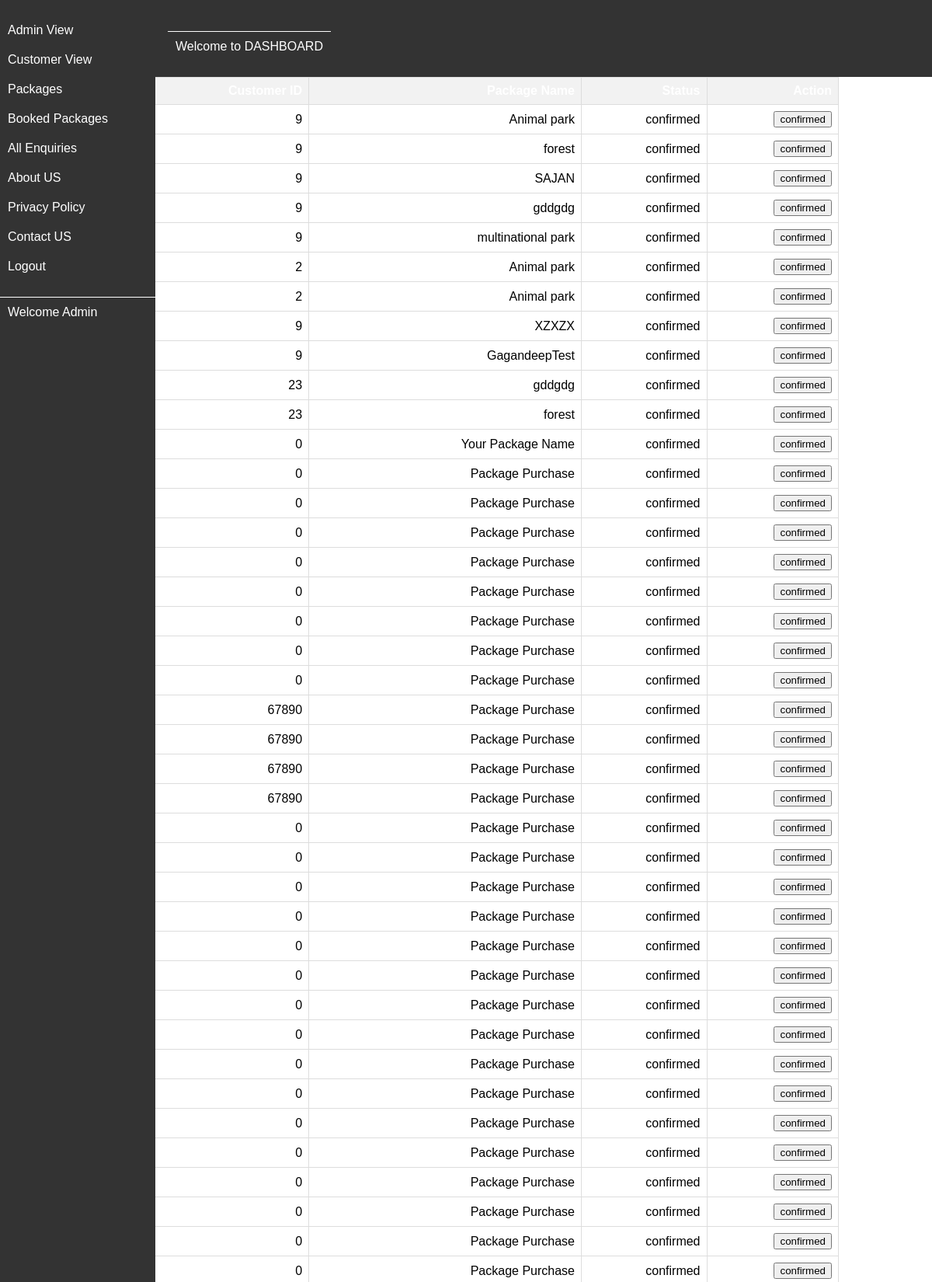
The app's page /admin-data.php (signed in, upper part) with its own data.
### tables this page shows
CREATE TABLE `transaction` (
  `packageid` int(11) NOT NULL,
  `packagename` varchar(100) NOT NULL,
  `packageprice` varchar(100) NOT NULL,
  `customerid` int(11) NOT NULL,
  `status` varchar(50) NOT NULL,
  `id` int(11) NOT NULL,
  `Firstname` varchar(100) NOT NULL,
  `Lastname` varchar(100) NOT NULL,
  `Country` varchar(100) NOT NULL,
  `Address` varchar(100) NOT NULL,
  `City` varchar(100) NOT NULL,
  `State` varchar(100) NOT NULL,
  `Zipcode` varchar(100) NOT NULL,
  `Email` varchar(100) NOT NULL,
  `phone` varchar(100) NOT NULL,
  `orderid` varchar(200) NOT NULL,
  `payerid` varchar(200) NOT NULL,
  `paymentid` varchar(50) NOT NULL,
  `Enquiry` varchar(200) NOT NULL,
  `Note` varchar(200) NOT NULL
);

### admin-data.php (the view, shortened to what this page needs)
<?php
include('config.php');
include('Admin-Header.php');
include('Admin-sidebar.php');
$sql = "SELECT * FROM `transaction`";
$result = $conn->query($sql);
if ($result->num_rows > 0) {
    echo "<table>";
    echo "<tr>
    <th>Package ID</th>
    <th>Customer ID</th>
    <th>Package Name</th>
    <th>Status</th>
    <th>Action</th>
    </tr>";
    while($row = $result->fetch_assoc()) {
        echo "<tr>";
        echo "<td>" . $row["packageid"] . "</td>";
        echo "<td>" . $row["customerid"] . "</td>";
        echo "<td>" . $row["packagename"] . "</td>";
        echo "<td id='statustxt'>" . $row["status"] . "</td>";
        if($row["status"] == "confirmed"){
            echo "<td><button class='confirm-form' id='confremedbutton' disable >confirmed</button></td>";
        }else{
            echo "<td><button class='confirm-form' id='confremedbutton' data-packageid='". $row["packageid"] ."'>Confirm</button></td>";
        }
        echo "</tr>";
    }
    echo "</table>";
} else {
    echo "No approved packages found.";
}
?>
<!DOCTYPE html>
<html>
<head>
    <body>
</head>
</body>
</html>

### Admin-Sidebar.php (style rules this page uses)
body { margin: 0; padding: 0; font-family: Arial, sans-serif; }
table { border-collapse: collapse; width: 100%; }
th, td { border: 1px solid #ddd; padding: 8px; text-align: left; }
th { background-color: #333; color: #fff; }

### admin-data.php (style rules this page uses)
table { border-collapse: collapse; width: 90%; }
th, td { border: 1px solid #dddddd; text-align: right; padding: 8px; }
th { background-color: #f2f2f2; }

### records on screen
transaction: customerid "9", packagename "Animal park", status "confirmed"
transaction: customerid "9", packagename "forest", status "confirmed"
transaction: customerid "9", packagename "SAJAN", status "confirmed"
transaction: customerid "9", packagename "gddgdg", status "confirmed"
transaction: customerid "9", packagename "multinational park", status "confirmed"
transaction: customerid "2", packagename "Animal park", status "confirmed"
transaction: customerid "2", packagename "Animal park", status "confirmed"
transaction: customerid "9", packagename "XZXZX", status "confirmed"
transaction: customerid "9", packagename "GagandeepTest", status "confirmed"
transaction: customerid "23", packagename "gddgdg", status "confirmed"
transaction: customerid "23", packagename "forest", status "confirmed"
transaction: customerid "0", packagename "Your Package Name", status "confirmed"
transaction: customerid "0", packagename "Package Purchase", status "confirmed"
transaction: customerid "0", packagename "Package Purchase", status "confirmed"
transaction: customerid "0", packagename "Package Purchase", status "confirmed"
transaction: customerid "0", packagename "Package Purchase", status "confirmed"
transaction: customerid "0", packagename "Package Purchase", status "confirmed"
transaction: customerid "0", packagename "Package Purchase", status "confirmed"
transaction: customerid "0", packagename "Package Purchase", status "confirmed"
transaction: customerid "0", packagename "Package Purchase", status "confirmed"
transaction: customerid "67890", packagename "Package Purchase", status "confirmed"
transaction: customerid "67890", packagename "Package Purchase", status "confirmed"
transaction: customerid "67890", packagename "Package Purchase", status "confirmed"
transaction: customerid "67890", packagename "Package Purchase", status "confirmed"
transaction: customerid "0", packagename "Package Purchase", status "confirmed"
transaction: customerid "0", packagename "Package Purchase", status "confirmed"
transaction: customerid "0", packagename "Package Purchase", status "confirmed"
transaction: customerid "0", packagename "Package Purchase", status "confirmed"
transaction: customerid "0", packagename "Package Purchase", status "confirmed"
transaction: customerid "0", packagename "Package Purchase", status "confirmed"
transaction: customerid "0", packagename "Package Purchase", status "confirmed"
transaction: customerid "0", packagename "Package Purchase", status "confirmed"
transaction: customerid "0", packagename "Package Purchase", status "confirmed"
transaction: customerid "0", packagename "Package Purchase", status "confirmed"
transaction: customerid "0", packagename "Package Purchase", status "confirmed"
transaction: customerid "0", packagename "Package Purchase", status "confirmed"
transaction: customerid "0", packagename "Package Purchase", status "confirmed"
transaction: customerid "0", packagename "Package Purchase", status "confirmed"
transaction: customerid "0", packagename "Package Purchase", status "confirmed"
transaction: customerid "0", packagename "Package Purchase", status "confirmed"
